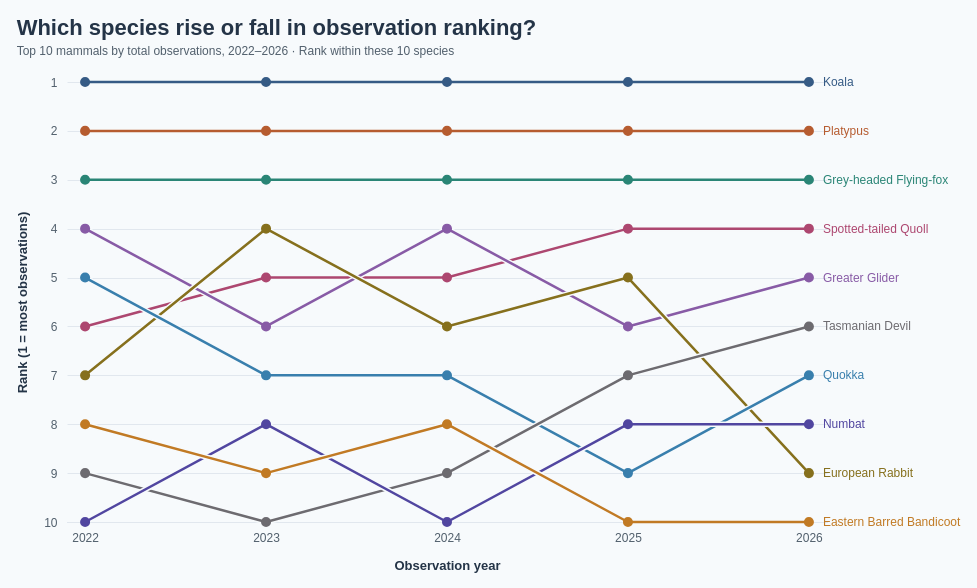

Vega-Lite specification for this chart:
### Vega specification from a JSON file in a GitHub repository (floating-point values rounded to 4 significant figures)
{"$schema": "https://vega.github.io/schema/vega/v5.json", "description": "Annual observation ranks among the ten most recorded mammal species in 2022–2026, selected by total records in that period from Dataset/observations-794195.csv. Subspecies are merged using the first two scientific-name components; genus-only records are excluded. Annual ranks are ordinal: descending observation count, with scientific name ascending breaking ties. Zero observations are retained and shown as hollow points. Counts reflect reporting activity, not animal abundance. Aggregated counts are embedded for standalone use. Species colours are shared across mammal charts. Eastern Barred Bandicoot is amber and Numbat is indigo; background strokes separate trajectory crossings without changing ranks. Uses the 5 most recent available observation years (2022–2026), including partial 2026.", "width": 760, "height": 440, "padding": 16, "background": "#f7fafc", "title": {"text": "Which species rise or fall in observation ranking?", "subtitle": ["Top 10 mammals by total observations, 2022–2026 · Rank within these 10 species"], "anchor": "start", "font": "Arial", "fontSize": 22, "color": "#243447", "subtitleFont": "Arial", "subtitleFontSize": 12, "subtitleColor": "#52606d", "offset": 16, "subtitlePadding": 6, "subtitleLineHeight": 16}, "signals": [{"name": "hoveredSpecies", "value": null, "on": [{"events": "@trajectories:mouseover, @points:mouseover, @speciesLabels:mouseover", "update": "datum.scientific_name"}, {"events": "@trajectories:mouseout, @points:mouseout, @speciesLabels:mouseout", "update": "null"}]}], "data": [{"name": "annualCounts", "values": [{"scientific_name": "Phascolarctos cinereus", "species": "Koala", "year": 2022, "count": 322}, {"scientific_name": "Phascolarctos cinereus", "species": "Koala", "year": 2023, "count": 320}, {"scientific_name": "Phascolarctos cinereus", "species": "Koala", "year": 2024, "count": 451}, {"scientific_name": "Phascolarctos cinereus", "species": "Koala", "year": 2025, "count": 315}, {"scientific_name": "Phascolarctos cinereus", "species": "Koala", "year": 2026, "count": 191}, {"scientific_name": "Ornithorhynchus anatinus", "species": "Platypus", "year": 2022, "count": 82}, {"scientific_name": "Ornithorhynchus anatinus", "species": "Platypus", "year": 2023, "count": 117}, {"scientific_name": "Ornithorhynchus anatinus", "species": "Platypus", "year": 2024, "count": 138}, {"scientific_name": "Ornithorhynchus anatinus", "species": "Platypus", "year": 2025, "count": 124}, {"scientific_name": "Ornithorhynchus anatinus", "species": "Platypus", "year": 2026, "count": 54}, {"scientific_name": "Pteropus poliocephalus", "species": "Grey-headed Flying-fox", "year": 2022, "count": 40}, {"scientific_name": "Pteropus poliocephalus", "species": "Grey-headed Flying-fox", "year": 2023, "count": 79}, {"scientific_name": "Pteropus poliocephalus", "species": "Grey-headed Flying-fox", "year": 2024, "count": 120}, {"scientific_name": "Pteropus poliocephalus", "species": "Grey-headed Flying-fox", "year": 2025, "count": 58}, {"scientific_name": "Pteropus poliocephalus", "species": "Grey-headed Flying-fox", "year": 2026, "count": 44}, {"scientific_name": "Dasyurus maculatus", "species": "Spotted-tailed Quoll", "year": 2022, "count": 17}, {"scientific_name": "Dasyurus maculatus", "species": "Spotted-tailed Quoll", "year": 2023, "count": 29}, {"scientific_name": "Dasyurus maculatus", "species": "Spotted-tailed Quoll", "year": 2024, "count": 38}, {"scientific_name": "Dasyurus maculatus", "species": "Spotted-tailed Quoll", "year": 2025, "count": 44}, {"scientific_name": "Dasyurus maculatus", "species": "Spotted-tailed Quoll", "year": 2026, "count": 31}, {"scientific_name": "Petauroides volans", "species": "Greater Glider", "year": 2022, "count": 24}, {"scientific_name": "Petauroides volans", "species": "Greater Glider", "year": 2023, "count": 27}, {"scientific_name": "Petauroides volans", "species": "Greater Glider", "year": 2024, "count": 49}, {"scientific_name": "Petauroides volans", "species": "Greater Glider", "year": 2025, "count": 32}, {"scientific_name": "Petauroides volans", "species": "Greater Glider", "year": 2026, "count": 22}, {"scientific_name": "Oryctolagus cuniculus", "species": "European Rabbit", "year": 2022, "count": 14}, {"scientific_name": "Oryctolagus cuniculus", "species": "European Rabbit", "year": 2023, "count": 37}, {"scientific_name": "Oryctolagus cuniculus", "species": "European Rabbit", "year": 2024, "count": 33}, {"scientific_name": "Oryctolagus cuniculus", "species": "European Rabbit", "year": 2025, "count": 35}, {"scientific_name": "Oryctolagus cuniculus", "species": "European Rabbit", "year": 2026, "count": 4}, {"scientific_name": "Setonix brachyurus", "species": "Quokka", "year": 2022, "count": 22}, {"scientific_name": "Setonix brachyurus", "species": "Quokka", "year": 2023, "count": 20}, {"scientific_name": "Setonix brachyurus", "species": "Quokka", "year": 2024, "count": 33}, {"scientific_name": "Setonix brachyurus", "species": "Quokka", "year": 2025, "count": 21}, {"scientific_name": "Setonix brachyurus", "species": "Quokka", "year": 2026, "count": 10}, {"scientific_name": "Sarcophilus harrisii", "species": "Tasmanian Devil", "year": 2022, "count": 11}, {"scientific_name": "Sarcophilus harrisii", "species": "Tasmanian Devil", "year": 2023, "count": 17}, {"scientific_name": "Sarcophilus harrisii", "species": "Tasmanian Devil", "year": 2024, "count": 25}, {"scientific_name": "Sarcophilus harrisii", "species": "Tasmanian Devil", "year": 2025, "count": 25}, {"scientific_name": "Sarcophilus harrisii", "species": "Tasmanian Devil", "year": 2026, "count": 12}, {"scientific_name": "Myrmecobius fasciatus", "species": "Numbat", "year": 2022, "count": 8}, {"scientific_name": "Myrmecobius fasciatus", "species": "Numbat", "year": 2023, "count": 19}, {"scientific_name": "Myrmecobius fasciatus", "species": "Numbat", "year": 2024, "count": 20}, {"scientific_name": "Myrmecobius fasciatus", "species": "Numbat", "year": 2025, "count": 22}, {"scientific_name": "Myrmecobius fasciatus", "species": "Numbat", "year": 2026, "count": 8}, {"scientific_name": "Perameles gunnii", "species": "Eastern Barred Bandicoot", "year": 2022, "count": 14}, {"scientific_name": "Perameles gunnii", "species": "Eastern Barred Bandicoot", "year": 2023, "count": 17}, {"scientific_name": "Perameles gunnii", "species": "Eastern Barred Bandicoot", "year": 2024, "count": 26}, {"scientific_name": "Perameles gunnii", "species": "Eastern Barred Bandicoot", "year": 2025, "count": 13}, {"scientific_name": "Perameles gunnii", "species": "Eastern Barred Bandicoot", "year": 2026, "count": 4}]}, {"name": "ranked", "source": "annualCounts", "transform": [{"type": "window", "groupby": ["year"], "sort": {"field": ["count", "scientific_name"], "order": ["descending", "ascending"]}, "ops": ["row_number"], "as": ["rank"]}]}, {"name": "endpoints", "source": "ranked", "transform": [{"type": "filter", "expr": "datum.year == 2026"}]}, {"name": "highlight", "source": "ranked", "transform": [{"type": "filter", "expr": "datum.scientific_name == hoveredSpecies"}, {"type": "collect", "sort": {"field": "year"}}]}], "scales": [{"name": "x", "type": "point", "domain": [2022, 2023, 2024, 2025, 2026], "range": "width", "padding": 0.1}, {"name": "y", "type": "linear", "domain": [1, 10], "range": [0, 440], "zero": false, "nice": false}, {"name": "color", "type": "ordinal", "domain": ["Phascolarctos cinereus", "Ornithorhynchus anatinus", "Pteropus poliocephalus", "Petauroides volans", "Dasyurus maculatus", "Oryctolagus cuniculus", "Setonix brachyurus", "Sarcophilus harrisii", "Perameles gunnii", "Myrmecobius fasciatus"], "range": ["#365B85", "#B65C30", "#2A8576", "#885BA6", "#AD4770", "#86701D", "#397FAD", "#6D6B70", "#C17A24", "#5146A0"]}], "axes": [{"orient": "bottom", "scale": "x", "title": "Observation year", "labelPadding": 10, "tickSize": 0, "domainColor": "#c9d3df", "labelColor": "#52606d", "titleColor": "#243447", "titlePadding": 16, "format": "d"}, {"orient": "left", "scale": "y", "title": "Rank (1 = most observations)", "values": [1, 2, 3, 4, 5, 6, 7, 8, 9, 10], "format": "d", "grid": true, "gridColor": "#e1e7ee", "domain": false, "tickSize": 0, "labelPadding": 10, "labelColor": "#52606d", "titleColor": "#243447", "titlePadding": 14}], "marks": [{"type": "group", "from": {"facet": {"name": "series", "data": "ranked", "groupby": ["scientific_name"]}}, "marks": [{"type": "line", "from": {"data": "series"}, "sort": {"field": "datum.year"}, "encode": {"update": {"x": {"scale": "x", "field": "year"}, "y": {"scale": "y", "field": "rank"}, "stroke": {"value": "#f7fafc"}, "strokeWidth": {"signal": "hoveredSpecies == datum.scientific_name ? 7 : 5.5"}, "opacity": {"signal": "hoveredSpecies == null || hoveredSpecies == datum.scientific_name ? 1 : 0.12"}, "strokeCap": {"value": "round"}, "strokeJoin": {"value": "round"}, "cursor": {"value": "pointer"}}}, "interactive": false}, {"name": "trajectories", "type": "line", "from": {"data": "series"}, "sort": {"field": "datum.year"}, "encode": {"update": {"x": {"scale": "x", "field": "year"}, "y": {"scale": "y", "field": "rank"}, "stroke": {"scale": "color", "field": "scientific_name"}, "strokeWidth": {"signal": "hoveredSpecies == datum.scientific_name ? 4 : 2.5"}, "opacity": {"signal": "hoveredSpecies == null || hoveredSpecies == datum.scientific_name ? 1 : 0.12"}, "strokeCap": {"value": "round"}, "strokeJoin": {"value": "round"}, "cursor": {"value": "pointer"}}}}]}, {"type": "line", "interactive": false, "from": {"data": "highlight"}, "encode": {"update": {"x": {"scale": "x", "field": "year"}, "y": {"scale": "y", "field": "rank"}, "stroke": {"value": "#f7fafc"}, "strokeWidth": {"value": 7}, "opacity": {"value": 1}, "strokeCap": {"value": "round"}, "strokeJoin": {"value": "round"}, "cursor": {"value": "pointer"}}}}, {"type": "line", "interactive": false, "from": {"data": "highlight"}, "encode": {"update": {"x": {"scale": "x", "field": "year"}, "y": {"scale": "y", "field": "rank"}, "stroke": {"scale": "color", "field": "scientific_name"}, "strokeWidth": {"value": 4}, "opacity": {"value": 1}, "strokeCap": {"value": "round"}, "strokeJoin": {"value": "round"}, "cursor": {"value": "pointer"}}}}, {"name": "points", "type": "symbol", "from": {"data": "ranked"}, "encode": {"update": {"x": {"scale": "x", "field": "year"}, "y": {"scale": "y", "field": "rank"}, "size": {"signal": "hoveredSpecies == datum.scientific_name ? 120 : 65"}, "fill": {"signal": "datum.count == 0 ? '#f7fafc' : scale('color', datum.scientific_name)"}, "stroke": {"scale": "color", "field": "scientific_name"}, "strokeWidth": {"value": 2}, "opacity": {"signal": "hoveredSpecies == null || hoveredSpecies == datum.scientific_name ? 1 : 0.12"}, "cursor": {"value": "pointer"}, "tooltip": {"signal": "{'Species': datum.species, 'Scientific name': datum.scientific_name, 'Year': datum.year, 'Rank among selected 10': datum.rank, 'Observations': datum.count}"}}}}, {"name": "speciesLabels", "type": "text", "from": {"data": "endpoints"}, "encode": {"update": {"x": {"scale": "x", "field": "year", "offset": 14}, "y": {"scale": "y", "field": "rank"}, "text": {"field": "species"}, "baseline": {"value": "middle"}, "fill": {"scale": "color", "field": "scientific_name"}, "fontSize": {"value": 12}, "fontWeight": {"signal": "hoveredSpecies == datum.scientific_name ? 'bold' : 'normal'"}, "opacity": {"signal": "hoveredSpecies == null || hoveredSpecies == datum.scientific_name ? 1 : 0.12"}, "cursor": {"value": "pointer"}, "tooltip": {"signal": "{'Species': datum.species, 'Scientific name': datum.scientific_name, 'Year': datum.year, 'Rank among selected 10': datum.rank, 'Observations': datum.count}"}}}}], "config": {"text": {"font": "Arial"}, "axis": {"labelFont": "Arial", "titleFont": "Arial", "labelFontSize": 12, "titleFontSize": 13}}, "usermeta": {"observationWindow": {"source": "Dataset/observations-794195.csv", "dateField": "observed_on", "years": [2022, 2023, 2024, 2025, 2026], "yearCount": 5, "includesPartialLatestYear": true}}}
